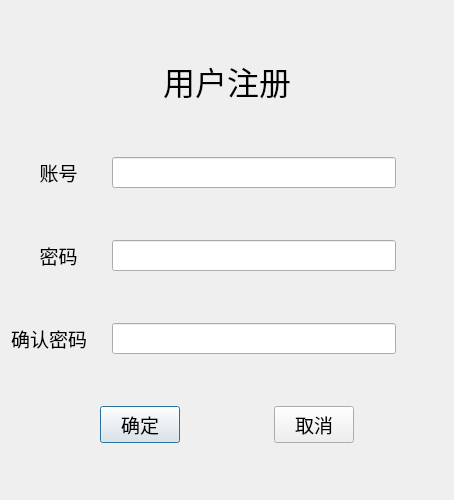
<?xml version="1.0" encoding="UTF-8"?>
<ui version="4.0">
 <class>registered</class>
 <widget class="QDialog" name="registered">
  <property name="geometry">
   <rect>
    <x>0</x>
    <y>0</y>
    <width>454</width>
    <height>500</height>
   </rect>
  </property>
  <property name="minimumSize">
   <size>
    <width>454</width>
    <height>500</height>
   </size>
  </property>
  <property name="maximumSize">
   <size>
    <width>454</width>
    <height>500</height>
   </size>
  </property>
  <property name="font">
   <font>
    <family>楷体</family>
   </font>
  </property>
  <property name="windowTitle">
   <string>注册</string>
  </property>
  <layout class="QVBoxLayout" name="verticalLayout">
   <item>
    <layout class="QHBoxLayout" name="horizontalLayout_5">
     <item>
      <spacer name="horizontalSpacer_7">
       <property name="orientation">
        <enum>Qt::Horizontal</enum>
       </property>
       <property name="sizeHint" stdset="0">
        <size>
         <width>40</width>
         <height>20</height>
        </size>
       </property>
      </spacer>
     </item>
     <item>
      <widget class="QLabel" name="label">
       <property name="sizePolicy">
        <sizepolicy hsizetype="Preferred" vsizetype="Fixed">
         <horstretch>0</horstretch>
         <verstretch>0</verstretch>
        </sizepolicy>
       </property>
       <property name="font">
        <font>
         <pointsize>24</pointsize>
        </font>
       </property>
       <property name="text">
        <string>用户注册</string>
       </property>
      </widget>
     </item>
     <item>
      <spacer name="horizontalSpacer_8">
       <property name="orientation">
        <enum>Qt::Horizontal</enum>
       </property>
       <property name="sizeHint" stdset="0">
        <size>
         <width>40</width>
         <height>20</height>
        </size>
       </property>
      </spacer>
     </item>
    </layout>
   </item>
   <item>
    <layout class="QHBoxLayout" name="horizontalLayout" stretch="2,6,1">
     <item>
      <widget class="QLabel" name="label_2">
       <property name="font">
        <font>
         <pointsize>14</pointsize>
        </font>
       </property>
       <property name="text">
        <string>账号</string>
       </property>
       <property name="alignment">
        <set>Qt::AlignCenter</set>
       </property>
      </widget>
     </item>
     <item>
      <widget class="QLineEdit" name="le_name">
       <property name="font">
        <font>
         <pointsize>12</pointsize>
        </font>
       </property>
      </widget>
     </item>
     <item>
      <spacer name="horizontalSpacer">
       <property name="orientation">
        <enum>Qt::Horizontal</enum>
       </property>
       <property name="sizeHint" stdset="0">
        <size>
         <width>40</width>
         <height>20</height>
        </size>
       </property>
      </spacer>
     </item>
    </layout>
   </item>
   <item>
    <layout class="QHBoxLayout" name="horizontalLayout_2" stretch="2,6,1">
     <item>
      <widget class="QLabel" name="label_3">
       <property name="font">
        <font>
         <pointsize>14</pointsize>
        </font>
       </property>
       <property name="text">
        <string>密码</string>
       </property>
       <property name="alignment">
        <set>Qt::AlignCenter</set>
       </property>
      </widget>
     </item>
     <item>
      <widget class="QLineEdit" name="le_password1">
       <property name="font">
        <font>
         <pointsize>12</pointsize>
        </font>
       </property>
       <property name="echoMode">
        <enum>QLineEdit::Password</enum>
       </property>
      </widget>
     </item>
     <item>
      <spacer name="horizontalSpacer_2">
       <property name="orientation">
        <enum>Qt::Horizontal</enum>
       </property>
       <property name="sizeHint" stdset="0">
        <size>
         <width>40</width>
         <height>20</height>
        </size>
       </property>
      </spacer>
     </item>
    </layout>
   </item>
   <item>
    <layout class="QHBoxLayout" name="horizontalLayout_3" stretch="2,6,1">
     <item>
      <widget class="QLabel" name="label_4">
       <property name="font">
        <font>
         <pointsize>14</pointsize>
        </font>
       </property>
       <property name="text">
        <string>确认密码</string>
       </property>
      </widget>
     </item>
     <item>
      <widget class="QLineEdit" name="le_password2">
       <property name="font">
        <font>
         <pointsize>12</pointsize>
        </font>
       </property>
       <property name="echoMode">
        <enum>QLineEdit::Password</enum>
       </property>
      </widget>
     </item>
     <item>
      <spacer name="horizontalSpacer_3">
       <property name="orientation">
        <enum>Qt::Horizontal</enum>
       </property>
       <property name="sizeHint" stdset="0">
        <size>
         <width>40</width>
         <height>20</height>
        </size>
       </property>
      </spacer>
     </item>
    </layout>
   </item>
   <item>
    <layout class="QHBoxLayout" name="horizontalLayout_4">
     <item>
      <spacer name="horizontalSpacer_4">
       <property name="orientation">
        <enum>Qt::Horizontal</enum>
       </property>
       <property name="sizeHint" stdset="0">
        <size>
         <width>40</width>
         <height>20</height>
        </size>
       </property>
      </spacer>
     </item>
     <item>
      <widget class="QPushButton" name="pbtn1">
       <property name="font">
        <font>
         <pointsize>14</pointsize>
        </font>
       </property>
       <property name="text">
        <string>确定</string>
       </property>
      </widget>
     </item>
     <item>
      <spacer name="horizontalSpacer_5">
       <property name="orientation">
        <enum>Qt::Horizontal</enum>
       </property>
       <property name="sizeHint" stdset="0">
        <size>
         <width>40</width>
         <height>20</height>
        </size>
       </property>
      </spacer>
     </item>
     <item>
      <widget class="QPushButton" name="pbtn2">
       <property name="font">
        <font>
         <pointsize>14</pointsize>
        </font>
       </property>
       <property name="text">
        <string>取消</string>
       </property>
      </widget>
     </item>
     <item>
      <spacer name="horizontalSpacer_6">
       <property name="orientation">
        <enum>Qt::Horizontal</enum>
       </property>
       <property name="sizeHint" stdset="0">
        <size>
         <width>40</width>
         <height>20</height>
        </size>
       </property>
      </spacer>
     </item>
    </layout>
   </item>
  </layout>
 </widget>
 <resources/>
 <connections/>
</ui>
